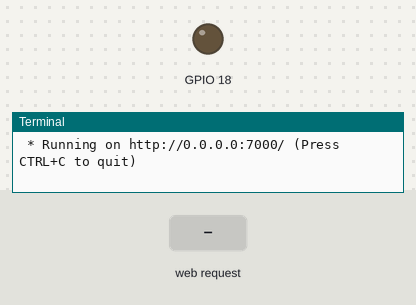
Recording of a program running on a simulated Raspberry Pi (BCM pin numbers). On the bench: output pins drawn as LEDs (lit = HIGH), the last lines printed to the terminal. Inputs (shaded band) come from the test bench. The clock reads 2024-03-15 10:24:30 at power-on unless the program sets it.

Above: at 1.2 s.
1.3 s: HTTP request for /led/on received
At 2.7 s:
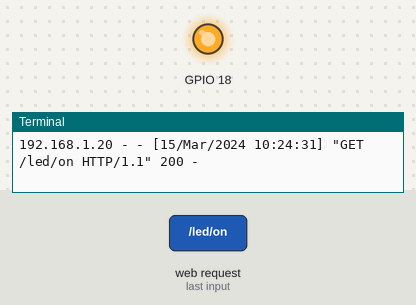
4.3 s: HTTP request for /led/off received
At 5.0 s:
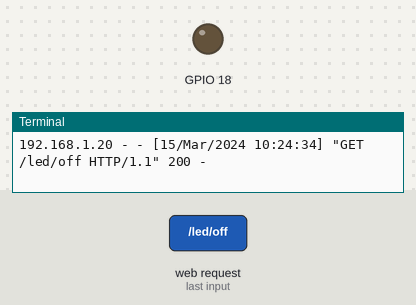
Timing chart, 0 to 7.3 s (numbered marks = the images above; inputs shaded):
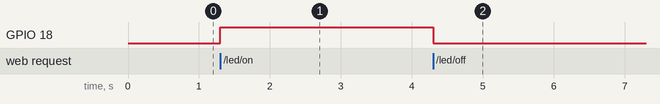

Measured:
- after the input at 1.3 s, GPIO 18: LOW → HIGH at once
- after the input at 4.3 s, GPIO 18: HIGH → LOW at once

The program:

webon.py
```python
import RPi.GPIO as GPIO
from flask import Flask, render_template

app = Flask(__name__)
GPIO.setmode(GPIO.BCM)
GPIO.setup(18, GPIO.OUT)

@app.route("/")
def index():
    templateData = {
        'title' : 'LED Control'
    }
    return render_template('index.html', **templateData)

@app.route("/led/<action>")
def action(action):
    if action == "on":
        GPIO.output(18, True)
    if action == "off":
        GPIO.output(18, False)
    templateData = {
        'title' : 'LED Control',
        'led_state': action
    }
    return render_template('index.html', **templateData)

if __name__ == "__main__":
    app.run(host='0.0.0.0', port=7000, debug=True)
```
